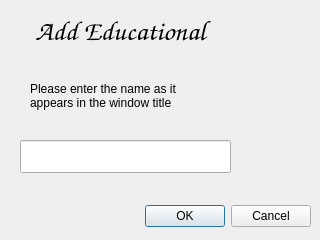
<?xml version="1.0" encoding="UTF-8"?>
<ui version="4.0">
 <class>CGetWindowTitleDialog</class>
 <widget class="QDialog" name="CGetWindowTitleDialog">
  <property name="geometry">
   <rect>
    <x>0</x>
    <y>0</y>
    <width>320</width>
    <height>240</height>
   </rect>
  </property>
  <property name="windowTitle">
   <string>Dialog</string>
  </property>
  <widget class="QDialogButtonBox" name="buttonBox">
   <property name="geometry">
    <rect>
     <x>10</x>
     <y>200</y>
     <width>301</width>
     <height>32</height>
    </rect>
   </property>
   <property name="orientation">
    <enum>Qt::Horizontal</enum>
   </property>
   <property name="standardButtons">
    <set>QDialogButtonBox::Cancel|QDialogButtonBox::Ok</set>
   </property>
  </widget>
  <widget class="QLabel" name="labelInstructions">
   <property name="geometry">
    <rect>
     <x>30</x>
     <y>70</y>
     <width>191</width>
     <height>51</height>
    </rect>
   </property>
   <property name="text">
    <string>Please enter the name as it appears in the window title</string>
   </property>
   <property name="wordWrap">
    <bool>true</bool>
   </property>
  </widget>
  <widget class="QLabel" name="labelHeading">
   <property name="geometry">
    <rect>
     <x>0</x>
     <y>10</y>
     <width>241</width>
     <height>41</height>
    </rect>
   </property>
   <property name="font">
    <font>
     <family>Comic Sans MS</family>
     <pointsize>21</pointsize>
    </font>
   </property>
   <property name="text">
    <string>Add Educational</string>
   </property>
   <property name="alignment">
    <set>Qt::AlignCenter</set>
   </property>
  </widget>
  <widget class="QLineEdit" name="lineEditTitleText">
   <property name="geometry">
    <rect>
     <x>20</x>
     <y>140</y>
     <width>211</width>
     <height>33</height>
    </rect>
   </property>
  </widget>
  <widget class="QLabel" name="labelCharacterPicture">
   <property name="geometry">
    <rect>
     <x>210</x>
     <y>30</y>
     <width>101</width>
     <height>161</height>
    </rect>
   </property>
   <property name="text">
    <string/>
   </property>
   <property name="pixmap">
    <pixmap resource="systray.qrc">:/images/Dave_106x150.png</pixmap>
   </property>
  </widget>
 </widget>
 <resources>
  <include location="systray.qrc"/>
 </resources>
 <connections>
  <connection>
   <sender>buttonBox</sender>
   <signal>accepted()</signal>
   <receiver>CGetWindowTitleDialog</receiver>
   <slot>accept()</slot>
   <hints>
    <hint type="sourcelabel">
     <x>248</x>
     <y>254</y>
    </hint>
    <hint type="destinationlabel">
     <x>157</x>
     <y>274</y>
    </hint>
   </hints>
  </connection>
  <connection>
   <sender>buttonBox</sender>
   <signal>rejected()</signal>
   <receiver>CGetWindowTitleDialog</receiver>
   <slot>reject()</slot>
   <hints>
    <hint type="sourcelabel">
     <x>316</x>
     <y>260</y>
    </hint>
    <hint type="destinationlabel">
     <x>286</x>
     <y>274</y>
    </hint>
   </hints>
  </connection>
 </connections>
</ui>
